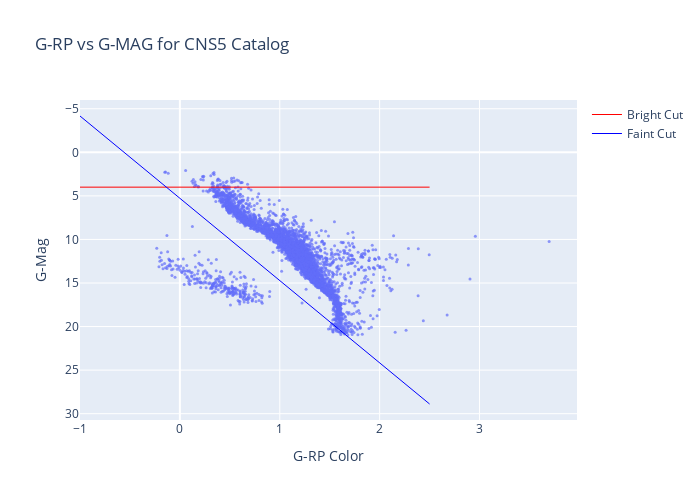

Notebook code cell kept with this figure:
### Code cell
chris_slope = (21 - 12.5) / (1.4 - 0.5)
chris_intercept = 10 - slope * 0.5

def make_plot(slope, intercept):
    # create a trace for the scatter plot
    scatter_trace = go.Scatter(x=x, y=y, mode='markers', marker=dict(size=3, opacity=0.7), showlegend=False)

    # create a trace for the horizontal line
    hline_trace = go.Scatter(x=[-1, 2.5], y=[4, 4], mode='lines', line=dict(color='red', width=1), name = 'Bright Cut')

    # create a trace for the linear line
    x_vals = [-1, 2.5]  # extend the line beyond the x range of the scatter plot
    y_vals = [slope * x + intercept for x in x_vals]
    line_trace = go.Scatter(x=x_vals, y=y_vals, mode='lines', line=dict(color='blue', width=1), name = 'Faint Cut')

    # create the layout for the plot
    layout = go.Layout(title='G-RP vs G-MAG for CNS5 Catalog',
                    xaxis=dict(title='G-RP Color'),
                    yaxis=dict(title='G-Mag', autorange='reversed'),
                    height=500, width=700)

    # create a figure and add the traces and layout
    fig = go.Figure(data=[scatter_trace, hline_trace, line_trace], layout=layout)

    # display the plot
    return fig

make_plot(chris_slope, chris_intercept)

### Figure 1 — Plotly figure (JSON) as saved in the notebook; plotly's stock layout.template omitted (floating-point values rounded to 4 significant figures; data arrays with more than 128 entries replaced by an {"elided": "..."} marker saying what was removed)
{"data": [{"marker": {"opacity": 0.7, "size": 3}, "mode": "markers", "showlegend": false, "type": "scatter", "x": {"elided": "5909 float values"}, "y": {"elided": "5909 float values"}}, {"line": {"color": "red", "width": 1}, "mode": "lines", "name": "Bright Cut", "type": "scatter", "x": [-1, 2.5], "y": [4, 4]}, {"line": {"color": "blue", "width": 1}, "mode": "lines", "name": "Faint Cut", "type": "scatter", "x": [-1, 2.5], "y": [-4.167, 28.89]}], "layout": {"height": 500, "title": {"text": "G-RP vs G-MAG for CNS5 Catalog"}, "width": 700, "xaxis": {"title": {"text": "G-RP Color"}}, "yaxis": {"autorange": "reversed", "title": {"text": "G-Mag"}}}}
